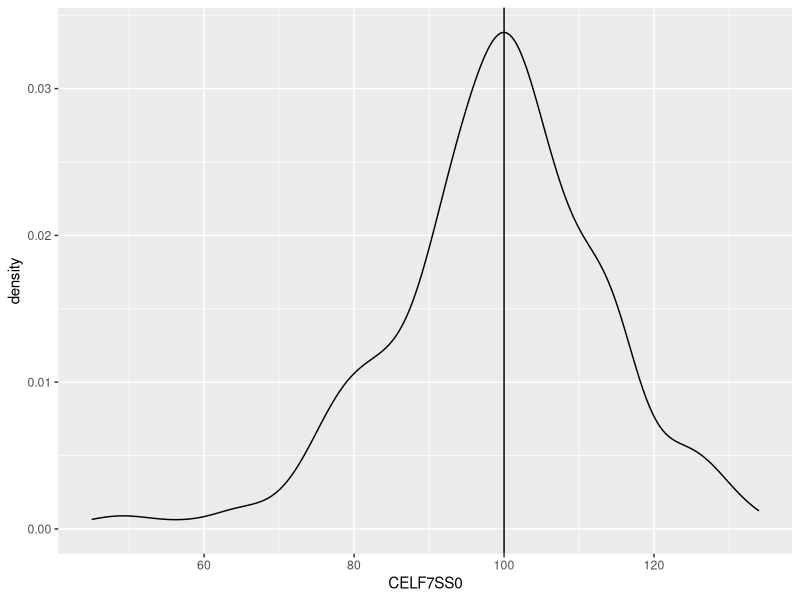
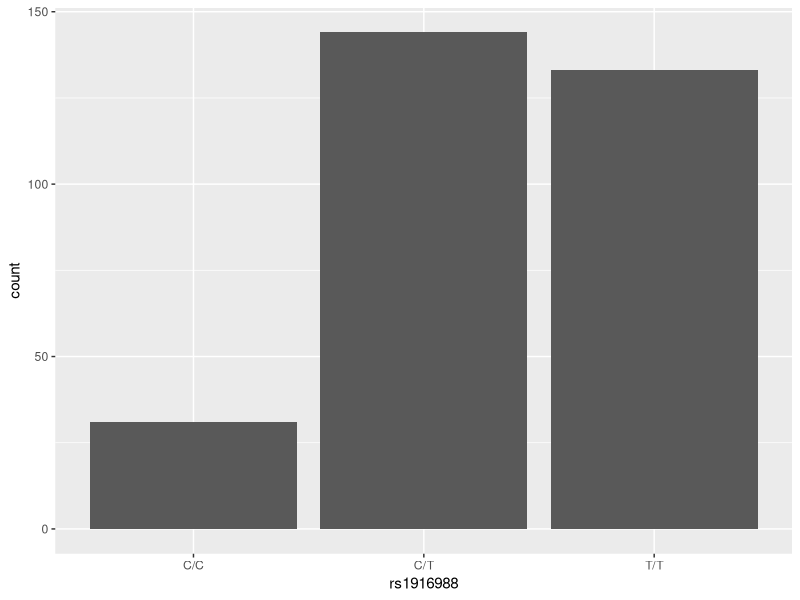
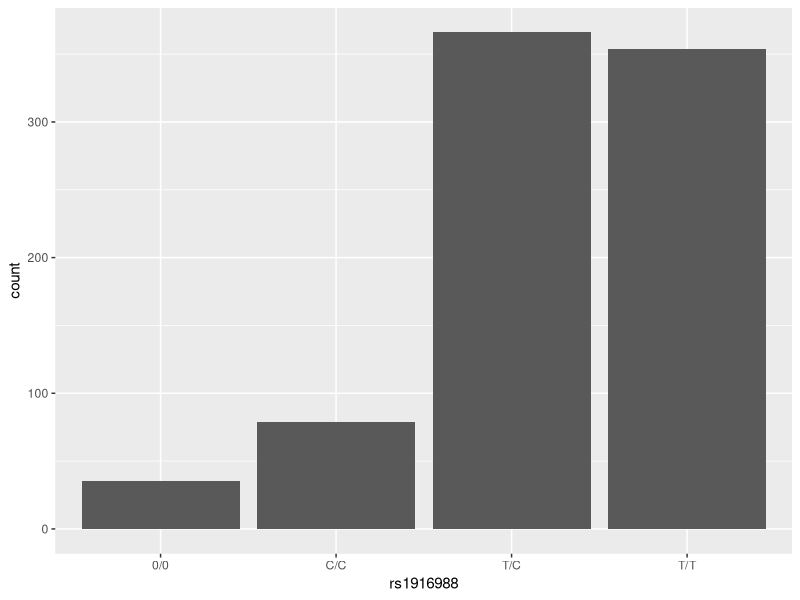
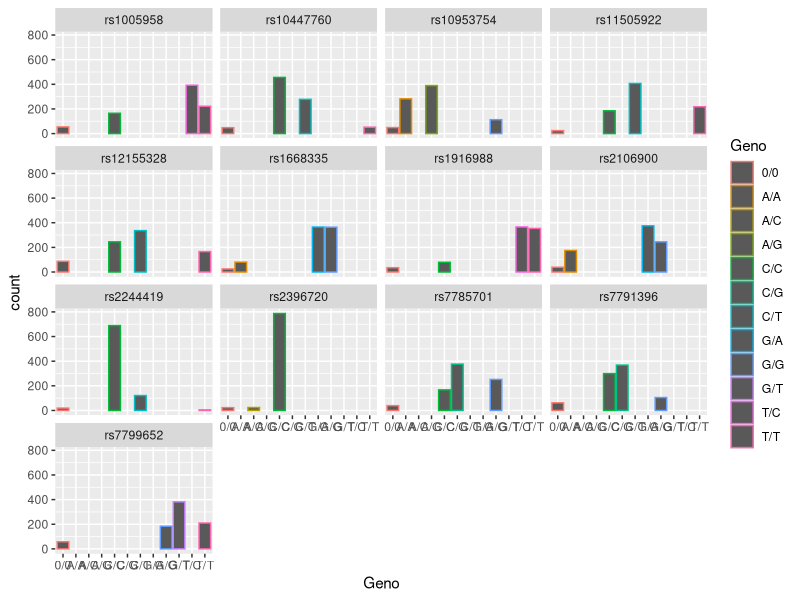

Write the R code that produced these figures, in order.
## ---- chunk 1
library(tidyverse)
library(skimr)
## ---- chunk 2
elvs <- read_csv(here::here("data", "tidy_elvs.csv"))
iowa <- read_csv(here::here("data", "tidy_iowa.csv"))
## ---- chunk 3
elvs %>% glimpse()
## ---- chunk 4
elvs %>% skim()
## ---- chunk 5
elvs %>% ggplot(aes(CELF7SS0)) + geom_density() + geom_vline(xintercept = 100)
## ---- chunk 6
elvs %>% ggplot(aes(rs1916988)) + geom_bar() 
## ---- chunk 7
iowa %>% glimpse()
## ---- chunk 8
iowa %>% skim()
## ---- chunk 9
iowa %>% ggplot(aes(rs1916988)) + geom_bar() 
## ---- chunk 10
SNP <- iowa %>% gather(key = "SNP", value = "Geno", starts_with("rs"))
SNP %>% ggplot(aes(x = Geno, color = Geno)) + geom_bar() + facet_wrap(~SNP)
